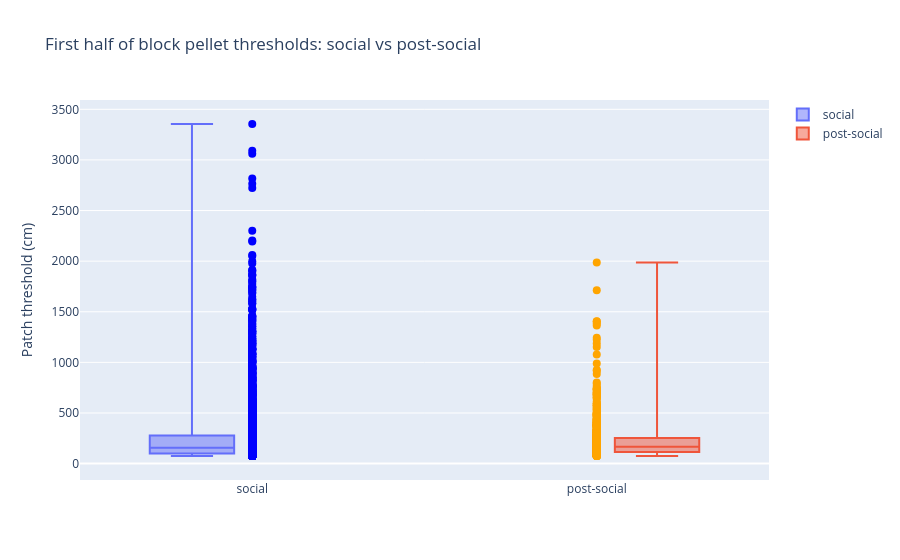

Notebook cell for this chart:
### Code cell
fig = go.Figure()

# Add boxplots
fig.add_trace(
    go.Box(
        x=["social"] * len(first_half_social_pellet_thresh),
        y=first_half_social_pellet_thresh,
        name="social",
        boxpoints=False,  # hide the scatter points from the box plot
    )
)

fig.add_trace(
    go.Box(
        x=["post-social"] * len(first_half_postsocial_pellet_thresh),
        y=first_half_postsocial_pellet_thresh,
        name="post-social",
        boxpoints=False,
    )
)

# Add scatter points
# Slightly offset to the left of the boxes
fig.add_trace(
    go.Scatter(
        x=["social"] * len(first_half_social_pellet_thresh),
        y=first_half_social_pellet_thresh,
        mode="markers",
        name="social",
        marker={"color": "blue", "size": 8},
        showlegend=False,
        xaxis="x2",  # Use secondary x-axis for slight offset
    )
)

fig.add_trace(
    go.Scatter(
        x=["post-social"] * len(first_half_postsocial_pellet_thresh),
        y=first_half_postsocial_pellet_thresh,
        mode="markers",
        name="post-social",
        marker={"color": "orange", "size": 8},
        showlegend=False,
        xaxis="x2",
    )
)

# Create a secondary x-axis slightly offset to the left
fig.update_layout(
    xaxis2={
        "overlaying": "x",
        "range": [-0.5, 1.5],  # Adjust this range as needed
        "showticklabels": False,
        "zeroline": False,
        "showgrid": False,
    },
    boxmode="group",
)

# Add figure and axes titles
fig.update_layout(title="First half of block pellet thresholds: social vs post-social")
# fig.update_xaxes(title_text="Period")
fig.update_yaxes(title_text="Patch threshold (cm)")

fig.show()

### Figure 1 — Plotly figure (JSON) as saved in the notebook; plotly's stock layout.template omitted (floating-point values rounded to 4 significant figures; data arrays with more than 128 entries replaced by an {"elided": "..."} marker saying what was removed)
{"data": [{"boxpoints": false, "name": "social", "type": "box", "x": {"elided": "4642 str values"}, "y": {"elided": "4642 float values"}}, {"boxpoints": false, "name": "post-social", "type": "box", "x": {"elided": "754 str values"}, "y": {"elided": "754 float values"}}, {"marker": {"color": "blue", "size": 8}, "mode": "markers", "name": "social", "showlegend": false, "type": "scatter", "x": {"elided": "4642 str values"}, "xaxis": "x2", "y": {"elided": "4642 float values"}}, {"marker": {"color": "orange", "size": 8}, "mode": "markers", "name": "post-social", "showlegend": false, "type": "scatter", "x": {"elided": "754 str values"}, "xaxis": "x2", "y": {"elided": "754 float values"}}], "layout": {"boxmode": "group", "title": {"text": "First half of block pellet thresholds: social vs post-social"}, "xaxis2": {"overlaying": "x", "range": [-0.5, 1.5], "showgrid": false, "showticklabels": false, "zeroline": false}, "yaxis": {"title": {"text": "Patch threshold (cm)"}}}}
